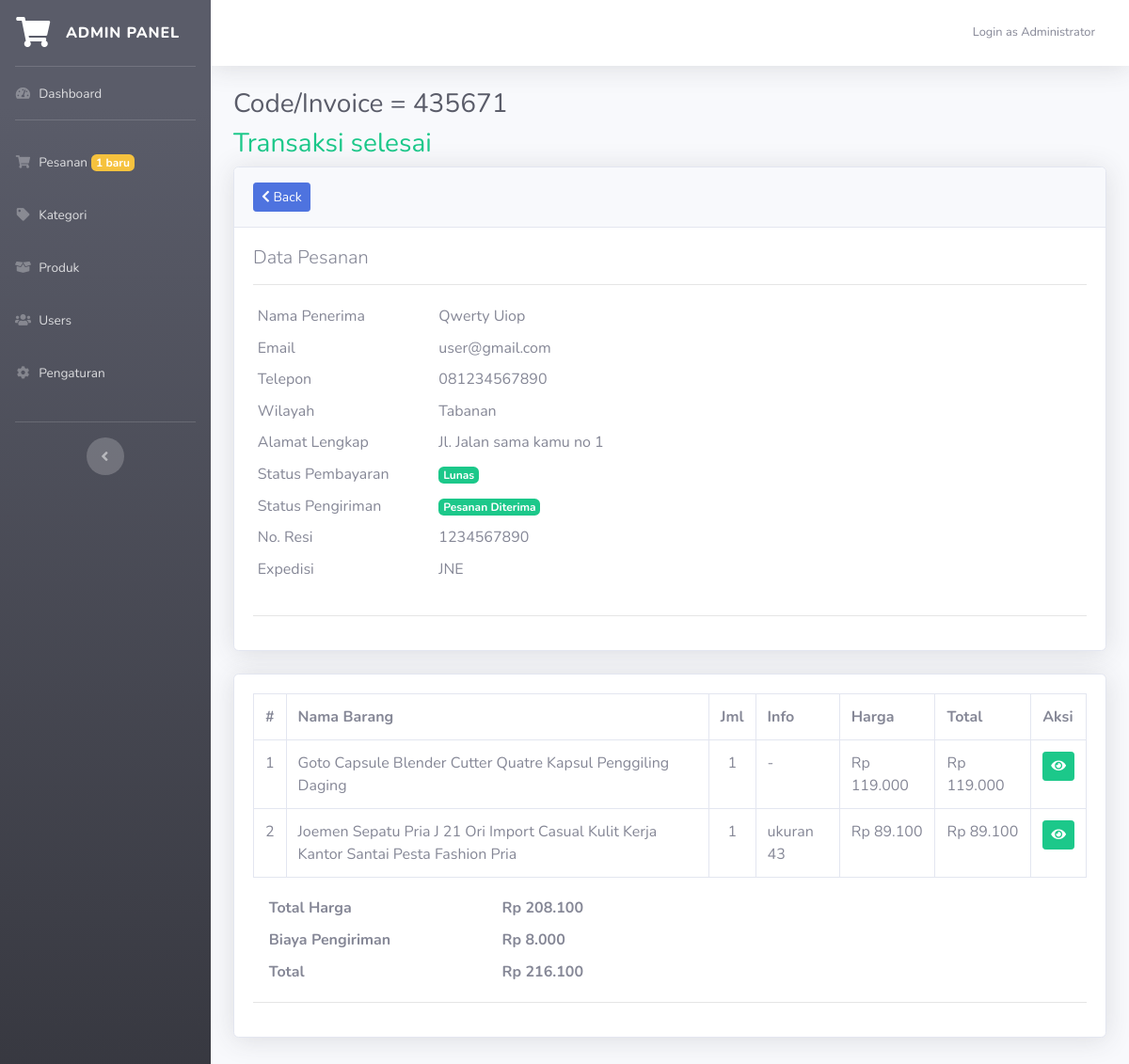
/admin.php?page=orders&invoice=435671 (signed in), run on the app's committed database.
### tables this page shows
CREATE TABLE `invoice` (
  `id` int(11) NOT NULL,
  `invoice_code` varchar(10) NOT NULL,
  `name` varchar(50) NOT NULL,
  `email` varchar(50) NOT NULL,
  `telp` varchar(20) NOT NULL,
  `region` int(11) NOT NULL,
  `address` text NOT NULL,
  `ongkir` varchar(10) NOT NULL,
  `total_price` int(11) NOT NULL,
  `total_all` int(11) NOT NULL,
  `date_input` datetime NOT NULL,
  `status_payment` int(1) NOT NULL,
  `status_delivery` int(1) NOT NULL,
  `bukti_transfer` varchar(100) NOT NULL,
  `no_resi` varchar(50) NOT NULL,
  `expedisi` varchar(50) NOT NULL
);

CREATE TABLE `region` (
  `id` int(11) NOT NULL,
  `region` varchar(100) NOT NULL,
  `price` int(11) NOT NULL
);

CREATE TABLE `transaction` (
  `id` int(11) NOT NULL,
  `id_invoice` int(11) NOT NULL,
  `product_name` varchar(100) NOT NULL,
  `price` int(11) NOT NULL,
  `qty` int(11) NOT NULL,
  `link` varchar(100) NOT NULL,
  `ket` varchar(200) NOT NULL
);

### admin.php (called while the page is built, shortened)
<?php
require_once 'include/func.php';
include "module/templates/index-admin.php";

### include/func.php (called while the page is built, shortened)
<?php
function string2Number($cString){
    return str_replace(",","",$cString) ;
}
function number2String($nNumber,$nDecimals=0){
    $nNumber = floatval(string2Number($nNumber)) ;
    return number_format($nNumber,$nDecimals,",",".") ;
}

### module/admin/orders.php (the view, shortened to what this page needs)
<?php
if(isset($_GET['invoice']) && $_GET['invoice'] <> ""){
    $cInvoice = $_GET['invoice'];
    $dbData = mysqli_query($db,"select * from invoice where invoice_code='$cInvoice'");
    $vaInvoice = mysqli_fetch_array($dbData);
    $dbRegion = mysqli_query($db,"select * from region where id='{$vaInvoice['region']}'");
    $vaRegion = mysqli_fetch_array($dbRegion);
?>
<div class="container-fluid">
	<h1 class="h3 mb-2 text-gray-800 mb-2">Code/Invoice = <?= $vaInvoice['invoice_code']; ?></h1>
    <?php if($vaInvoice['status_payment'] == 1 && $vaInvoice['status_delivery'] == 3){ ?>
        <h3 class="text-success">Transaksi selesai</h3>
    <?php } ?>
	<div class="card shadow mb-4">
		<div class="card-header py-3">
            <a href="?page=orders" class="btn btn-sm btn-primary"><i class="fa fa-chevron-left"></i> Back</a>
		</div>
		<div class="card-body">
            <h3 class="lead"> Data Pesanan</h3>
            <hr>
            <div class="row">
                <div class="col-md-6">
                    <table class="table table-sm table-borderless">
                        <tr>
                            <td>Nama Penerima</td>
                            <td><?= $vaInvoice['name']; ?></td>
                        </tr>
                        <tr>
                            <td>Email</td>
                            <td><?= $vaInvoice['email']; ?></td>
                        </tr>
                        <tr>
                            <td>Telepon</td>
                            <td><?= $vaInvoice['telp']; ?></td>
                        </tr>
                        <tr>
                            <td>Wilayah</td>
                            <td><?= $vaRegion['region']; ?></td>
                        </tr>
                        <tr>
                            <td>Alamat Lengkap</td>
                            <td><?= $vaInvoice['address']; ?></td>
                        </tr>
                        <tr>
                            <td>Status Pembayaran</td>
                            <?php if($vaInvoice['status_payment'] == 1){ ?>
                                <td><span class="badge badge-success">Lunas</span></td>
                            <?php
                                }
                            ?>
                        </tr>
                        <tr>
                            <td>Status Pengiriman</td>
                            <?php
                                if($vaInvoice['status_delivery'] == 3){
                            ?>
                                <td><span class="badge badge-success">Pesanan Diterima</span></td>
                            <?php
                                }else if($vaInvoice['status_delivery'] == 2){
                            ?>
                                <td><span class="badge badge-info">Dikirim</span></td>
                            <?php
                                }else if($vaInvoice['status_delivery'] == 1){
                            ?>
                                <td><span class="badge badge-warning">Dikemas</span></td>
                            <?php
                                }else{ ?>
                                <td><span class="badge badge-danger">Belum Dikirim</span></td>
                            <?php } ?>
                        </tr>
                        <?php
                            if($vaInvoice['status_delivery'] >= 2){
                        ?>
                        <tr>
                            <td>No. Resi</td>
                            <td><?=$vaInvoice['no_resi']?></td>
                        </tr>
                        <tr>
                            <td>Expedisi</td>
                            <td><?=$vaInvoice['expedisi']?></td>
                        </tr>
                        <?php
                            }
                        ?>
                    </table>
                </div>
            </div>
            <hr>
		</div>
	</div>
    <div class="card shadow mb-5">
        <div class="card-body">
            <table class="table table-bordered">
                <tr>
                    <th>#</th>
                    <th>Nama Barang</th>
                    <th>Jml</th>
                    <th>Info</th>
                    <th>Harga</th>
                    <th>Total</th>
                    <th>Aksi</th>
                <?php
                $no=1;
                $dbOrder = mysqli_query($db,"select * from transaction where id_invoice='$cInvoice'");
                while($data = mysqli_fetch_array($dbOrder)){ ?>
                </tr>
                    <td><?= $no; ?></td>
                    <td><?= $data['product_name']; ?></td>
                    <td class="text-center"><?= $data['qty']; ?></td>
                    <?php if($data['ket'] == ""){ ?>
                        <td>-</td>
                    <?php }else{ ?>
                        <td><?= $data['ket']; ?></td>
                    <?php } ?>
                    <td>Rp <?= number2String($data['price']); ?></td>
                    <?php $total = $data['price'] * $data['qty']; ?>
                    <td>Rp <?= number2String($total); ?></td>
                    <td>
                        <a href="index.php?p=<?= $data['link']; ?>" target="_blank" class="btn btn-sm btn-success"><i class="fa fa-eye"></i></a>
                    </td>
                <?php
                    $no++;
                    }
                ?>
            </table>
            <div class="col-md-6">
                <table class="table table-borderless table-sm">
                    <tr>
                        <th>Total Harga</th>
                        <th>Rp <?= number2String($vaInvoice['total_price']); ?></script></th>
                    </tr>
                    <tr>
                        <th>Biaya Pengiriman</th>
                        <th>Rp <?= number2String($vaInvoice['ongkir']); ?></th>
                    </tr>
                    <tr>
                        <th>Total</th>
                        <th>Rp <?= number2String($vaInvoice['total_all']); ?></th>
                    </tr>
                </table>
            </div>
            <hr>
        </div>
    </div>
</div>
<?php
}
?>

### data on the page
invoice: invoice_code "435671", name "Qwerty Uiop", email "user@gmail.com", telp "081234567890", address "Jl. Jalan sama kamu no 1", no_resi "1234567890", expedisi "JNE", total_price "208.100", ongkir "8.000", total_all "216.100"
region: region "Tabanan"
transaction: product_name "Goto Capsule Blender Cutter Quatre Kapsul Penggiling Daging", qty "1", price "119.000", number2String($total) "119.000"
transaction: product_name "Joemen Sepatu Pria J 21 Ori Import Casual Kulit Kerja Kantor Santai Pesta Fashion Pria", qty "1", ket "ukuran 43", price "89.100", number2String($total) "89.100"

### other printed values
$orders "1"
$_SESSION['name'] "Administrator"
